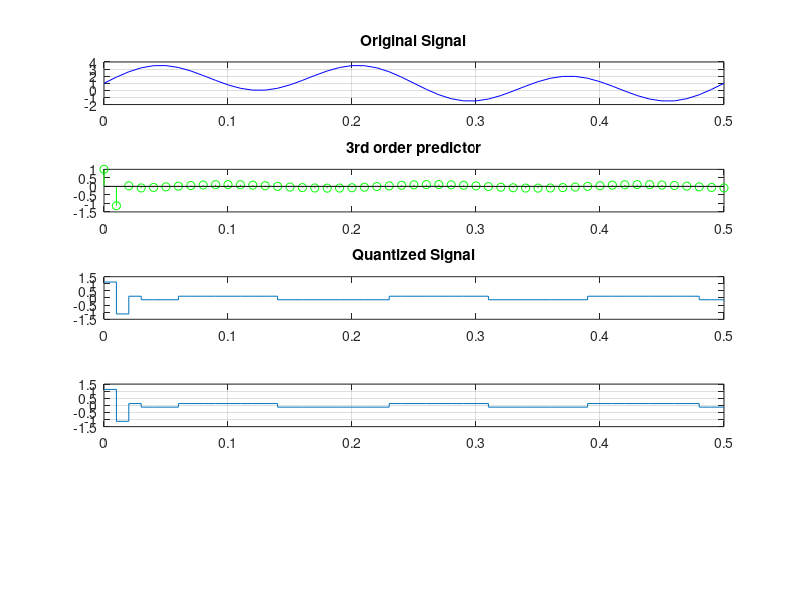

This figure's MATLAB source: (Note: this script raises an error after producing the figure.)
clc;
clear all;close all;
%% Continuos Time
t= 0:0.01:0.5;
x= 1 + sin (2*pi*2*t)+ 2*sin(2*pi*6*t);
subplot(5, 1, 1)
plot(t, x, 'b'); grid on; hold on
title("Original Signal");
%% DPCM based on 3rd order predictor
p = [3, -3, 1]; %Taylor Series Coeffs
for k=1:length(x)
    if k==1
        yp(k)= x(k);
    elseif k==2
        yp(k)=x(k)-p(1)*x(k-1);
    elseif k==3
        yp(k)=x(k)-(p(1)*x(k-1) + p(2)*x(k-2));
    else
        yp(k)=x(k)-(p(1)*x(k-1) + p(2)*x(k-2) + p(3)*x(k-3));
    end
end
subplot(5,1,2)
stem(t,yp,'g'); hold on;
title("3rd order predictor");
%% Quantizer & Encoder
t= 0:0.01:0.5;
x= yp;
yq=[]; bn=[];
for n=1:length(t)
    if x(n)>=-1.25 && x(n)<-1
        y=-1.125;
        b='0000';
    elseif x(n)>=-1 && x(n)<-0.75
        y=-0.875;
        b='0001';
    elseif x(n)>=-0.75 && x(n)<-0.5
        y=-0.625;
        b='0010';
    elseif x(n)>=-0.5 && x(n)<-0.25
        y=-0.375;
        b='0011';
    elseif x(n)>=-0.25 && x(n)<0
        y=-0.125;
        b='0100';
    elseif x(n)>=0 && x(n)<0.25
        y=0.125;
        b='0101';
    elseif x(n)>=0.25 && x(n)<0.5
        y=0.375;
        b='0110';
    elseif x(n)>=0.5 && x(n)<0.75
        y=0.625;
        b='0111';
    elseif x(n)>=0.75 && x(n)<1
        y=0.875;
        b='1000';
    elseif x(n)>=1 && x(n)<1.25
        y=1.125;
        b='1001';
    end
    yq=[yq, y];
    bn=[bn, b];
end
subplot(5,1,3);
stairs(t, yq); hold on;
title("Quantized Signal");
%% LPF & Decoding
noOfSamples = length(bn);
yRec =[]; % y Receieved acronym yRec
for n=1:4:noOfSamples
    if bn(n:n+3)=='0000'
        yR=-1.125;
    elseif bn(n:n+3)=='0001'
        yR=-0.875;
    elseif bn(n:n+3)=='0010'
        yR=-0.625;
    elseif bn(n:n+3)=='0011'
        yR=-0.375;
    elseif bn(n:n+3)=='0100'
        yR=-0.125;
    elseif bn(n:n+3)=='0101'
        yR=0.125;
    elseif bn(n:n+3)=='0110'
        yR=0.375;
    elseif bn(n:n+3)=='0111'
        yR=0.625;
    elseif bn(n:n+3)=='1000'
        yR=0.875;
    elseif bn(n:n+3)=='1001'
        yR=1.125;
    end
    yRec=[yRec, yR];
end

subplot(5,1,4);
stairs(t, yRec); hold on; grid on;

fc= 45; % fc > 2W so fc > 2*6  (within Nyquist Range)
Ts= 0.01;
yLP = lowpass(yRec, fc, 1/Ts);
plot(t, yLP); hold on; 
title("Received Signal and Low pass Filter Output");
%% Retrieving original signal
t= 0:0.01:0.5;
p = [3,-3,1];
xRet = [];
yLP = yRec;
for n=1:length(t)
    if n==1
        y=yLP(n);
    elseif n==2
        y=yLP(n)+(p(1)*xRet(n-1));
    elseif n==3
        y=yLP(n)+(p(1)*xRet(n-1)+p(2)*xRet(n-2));
    else
        y=yLP(n)+(p(1)*xRet(n-1)+p(2)*xRet(n-2)+p(3)*xRet(n-3));
    end
    xRet=[xRet, y];
end
subplot(5,1,5);
plot(t, xRet);grid on;
title("Retrieving original signal");
        
